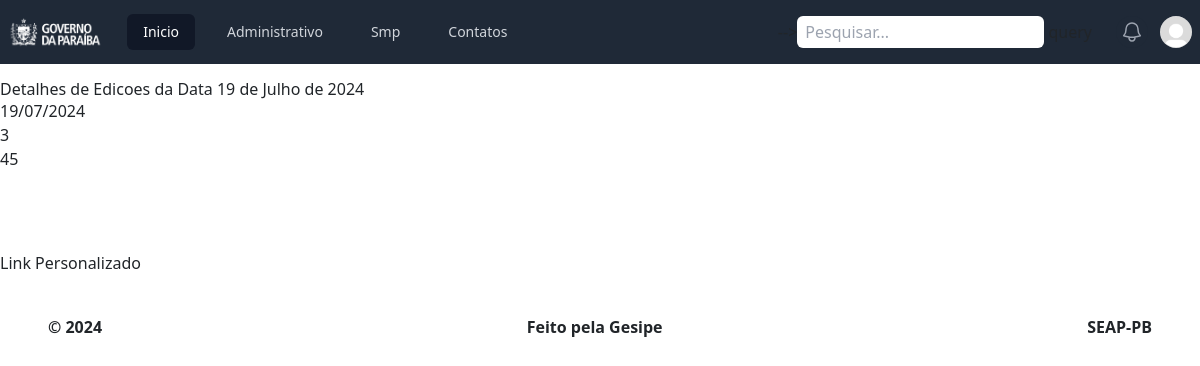
The app's page /gesipe/1, older data.
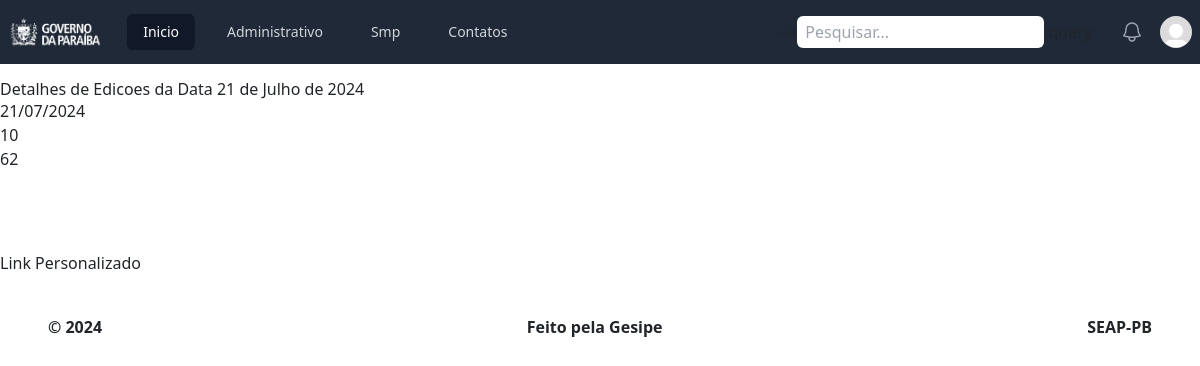
The same page, newer data.
### gesipe/models.py (models this page shows, shortened)
class Gesipe_adm(models.Model):
    data = models.DateField(default=timezone.now, unique=True)
    processos = models.IntegerField(default=0)
    memorandos_diarias = models.IntegerField(default=0)
    memorandos_documentos_capturados = models.IntegerField(default=0)
    despachos_gerencias = models.IntegerField(default=0)
    despachos_unidades = models.IntegerField(default=0)
    despachos_grupos = models.IntegerField(default=0)
    oficios_internos_unidades_prisionais = models.IntegerField(default=0)
    oficios_internos_setores_seap_pb = models.IntegerField(default=0)
    oficios_internos_circular = models.IntegerField(default=0)
    oficios_externos_seap_pb = models.IntegerField(default=0)
    oficios_externos_diversos = models.IntegerField(default=0)
    oficios_externos_judiciario = models.IntegerField(default=0)
    os_grupos = models.IntegerField(default=0)
    os_diversos = models.IntegerField(default=0)
    portarias = models.IntegerField(default=0)
    total = models.IntegerField(default=0)
    data_edicao = models.DateTimeField(default=timezone.now)
    usuario = models.ForeignKey('seappb.Usuario', on_delete=models.CASCADE, related_name='edicoes_adm')
    def __str__(self):
        return self.data.strftime("%d/%m/%Y")

### gesipe/views.py (the view)
# urls.py: path('<int:pk>', Gesipe_adm_data.as_view(), name='gesipe_adm_data'),
class Gesipe_adm_data(DetailView):
    template_name = "gesipe_adm_data.html"
    model = Gesipe_adm
    def get_context_data(self, **kwargs):
        context = super(Gesipe_adm_data, self).get_context_data(**kwargs)
        return context

### gesipe/novos_contexts.py (called while the page is built)
def lista_edicoes_recentes(request):
    lista_ultimas_edicoes = Gesipe_adm.objects.all().order_by('-data_edicao')[0:10]
    return {"lista_edicoes_recentes": lista_ultimas_edicoes}

### gesipe/templates/gesipe_adm_data.html (shortened to what this page needs)
{% extends 'base.html' %}
{% load static %}
{% block content %}
<div class="py-20">
    <a href=""><h1>Detalhes de Edicoes da Data {{ object.data }}</h1></a>
    <p>{{ object }}</p>
    <p>{{ object.memorandos_diarias }}</p>
    <p>{{ object.total }}</p>
</div>
<a href="">Link Personalizado</a>
{% endblock %}

### templates/base.html (shortened to what this page needs)
<!DOCTYPE html>
<html lang="en">
<head>
    {% load static %}
    <link rel="stylesheet" href="{% static 'css/styles.css' %}">
    <script src="https://cdn.tailwindcss.com"></script>
    <link href="https://cdn.jsdelivr.net/npm/bootstrap@5.3.3/dist/css/bootstrap.min.css" rel="stylesheet">
</head>
<body class="font-primary">
    {% include 'navbar.html' %}
    {% block content %}
    {% endblock %}
    {% include 'footer.html' %}
</body>
</html>

### templates/navbar.html (shortened to what this page needs)
{%load static%}
<nav class="bg-gray-800 fixed w-100 z-50">
  <div class="mx-auto max-w-7xl px-2 sm:px-6 lg:px-8">
    <div class="relative flex h-16 items-center justify-between">
      <div class="flex flex-1 items-center justify-center sm:items-stretch sm:justify-start">
        <div class="flex flex-shrink-0 items-center">
          <a href="/"><img class="h-8 w-auto" src="{% static 'images/GOVPBBranco.png' %}" alt="Your Company"></a>
        </div>
        <div class="hidden sm:ml-6 sm:block">
          <div class="flex space-x-4">
            <a href="/" class="rounded-md bg-gray-900 px-3 py-2 text-sm font-medium text-white" aria-current="page">Inicio</a>
            <a href="#" class="rounded-md px-3 py-2 text-sm font-medium text-gray-300 hover:bg-gray-700 hover:text-white">Administrativo</a>
            <a href="#" class="rounded-md px-3 py-2 text-sm font-medium text-gray-300 hover:bg-gray-700 hover:text-white">Smp</a>
            <a href="#" class="rounded-md px-3 py-2 text-sm font-medium text-gray-300 hover:bg-gray-700 hover:text-white">Contatos</a>
          </div>
        </div>
      </div>
      <div class="md:flex md:items-center md:justify-center hidden">-->
        <form method="get" action="{% url 'seappb:pesquisarsite'%}">
          <input type="text" class="py-1 px-2 rounded-md text-black" placeholder="Pesquisar..." name="query" value="{{ request.GET.query }}">
          <input type="submit" value="query">
        </form>
      </div>
      <div class="absolute inset-y-0 right-0 flex items-center pr-2 sm:static sm:inset-auto sm:ml-6 sm:pr-0">
        <button type="button" class="relative rounded-full bg-gray-800 p-1 text-gray-400 hover:text-white focus:outline-none focus:ring-2 focus:ring-white focus:ring-offset-2 focus:ring-offset-gray-800">
          <span class="absolute -inset-1.5"></span>
        </button>
        <div class="relative ml-3">
          <div>
            <button type="button" class="relative flex rounded-full bg-gray-800 text-sm focus:outline-none focus:ring-2 focus:ring-white focus:ring-offset-2 focus:ring-offset-gray-800" id="user-menu-button" aria-expanded="false" aria-haspopup="true">
              <span class="absolute -inset-1.5"></span>
              <img class="h-8 w-8 rounded-full" src="{% static 'images/default.jpg' %}" alt="">
            </button>
          </div>
        </div>
      </div>
    </div>
  </div>
</nav>

### templates/footer.html
{%load static%}
<footer class=" px-5 py-10 ">
        <ul class="flex justify-between items-center font-semibold">
            <li>&copy; 2024</li>
            <li> Feito pela Gesipe</li>
            <li>SEAP-PB</li>
        </ul>
    </footer>

Row changes from the older to the newer data that the page shows:
changed Gesipe_adm: data "19 de Julho de 2024" → "21 de Julho de 2024"; data "19/07/2024" → "21/07/2024"; memorandos_diarias "3" → "10"; total "45" → "62"
